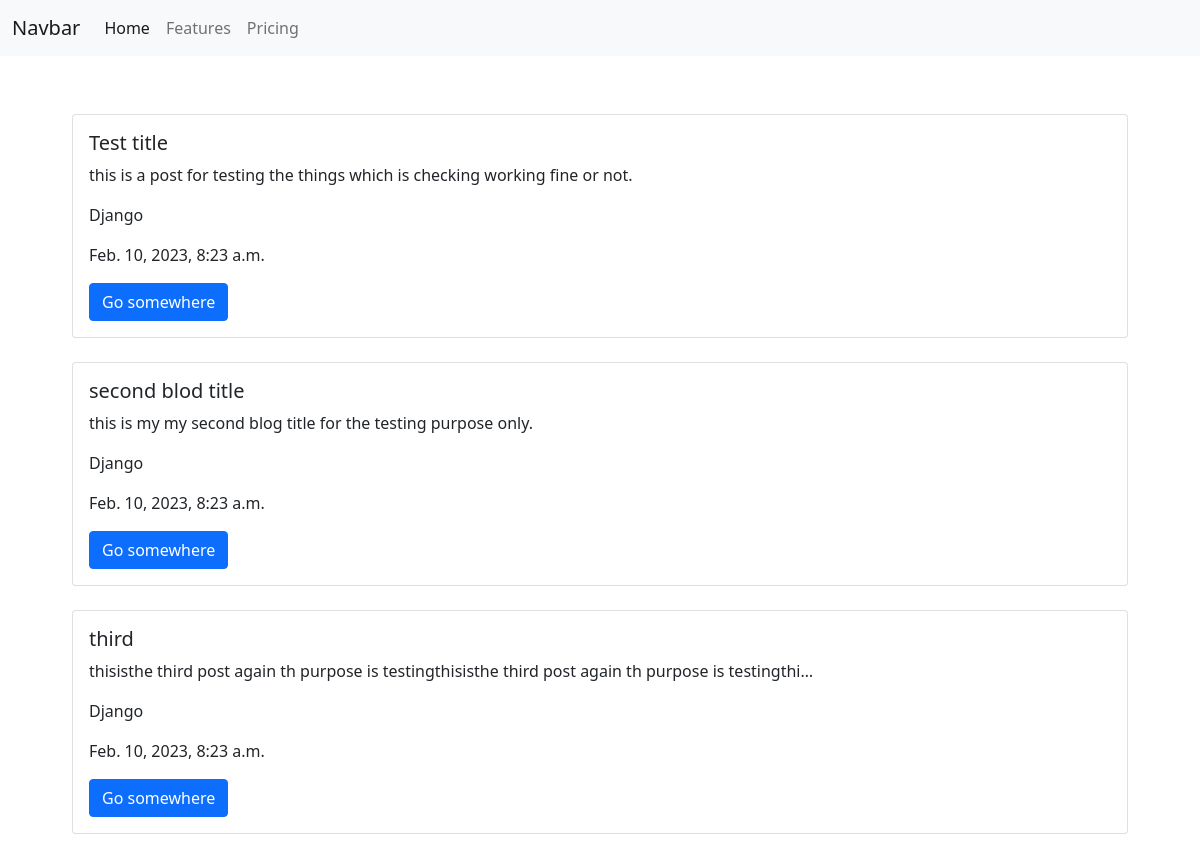
The page /blogpage on the database its author committed.
### blog/models.py (models this page shows)
class BlogContent(models.Model):
    b_no = models.AutoField(primary_key=True)
    title = models.CharField(max_length=50)
    content = models.TextField()
    author  = models.CharField(max_length=100)
    slug = models.CharField(max_length=100)
    timestamp =  models.DateTimeField(blank=True)
    def __str__(self):
        return self.title + ' by ' +self.author

### blog/views.py (the view)
# urls.py: path('blogpage',views.blogpage,name='blogpage'),
def blogpage(request):
    allposts = BlogContent.objects.all()
    print(allposts)
    context={
        'allposts':allposts,
    }
    res = render(request,'blogpage.html',context)
    return res

### templates/blogpage.html (shortened to what this page needs)
{% extends 'base.html' %}
{% block content %}
{% load static %}
<br>
<br>
<link rel="stylesheet" href="{% static 'blog/css/blogpage.css' %}">
<div class="container">
  {% for posts in allposts  %}
    <div class="card">
        <div class="card-body">
          <h5 class="card-title">{{posts.title}}</h5>
          <p class="card-text">{{posts.content | truncatechars:100}}</p>
          <p class="card-text">{{posts.author}}</p>
          <p class="card-text">{{posts.timestamp}}</p>
          <a href="/{{posts.slug}}" class="btn btn-primary">Go somewhere</a>
        </div>
      </div>
      <br>
  {% endfor %}
</div>
{% endblock content %}

### templates/base.html (shortened to what this page needs)
<!doctype html>
<html lang="en">
  <head>
    <link href="https://cdn.jsdelivr.net/npm/bootstrap@5.0.2/dist/css/bootstrap.min.css" rel="stylesheet">
  </head>
  <body>
    <nav class="navbar navbar-expand-lg navbar-light bg-light">
        <div class="container-fluid">
          <a class="navbar-brand" href="#">Navbar</a>
          <div class="collapse navbar-collapse" id="navbarNavDropdown">
            <ul class="navbar-nav">
              <li class="nav-item">
                <a class="nav-link active" aria-current="page" href="#">Home</a>
              </li>
              <li class="nav-item">
                <a class="nav-link" href="#">Features</a>
              </li>
              <li class="nav-item">
                <a class="nav-link" href="#">Pricing</a>
              </li>
            </ul>
          </div>
        </div>
      </nav>
    {% block content %}{% endblock content %}
  </body>
</html>

### static/blog/css/blogpage.css (style rules this page uses)
.container { width:90%; margin:10px auto; }

### rows shown on the page
BlogContent: title "Test title", content "this is a post for testing the things which is checking working fine or not.", author "Django", timestamp "Feb. 10, 2023, 8:23 a.m."
BlogContent: title "second blod title", content "this is my my second blog title for the testing purpose only.", author "Django", timestamp "Feb. 10, 2023, 8:23 a.m."
BlogContent: title "third", content "thisisthe third post again th purpose is testingthisisthe third post again th purpose is testingthi…", author "Django", timestamp "Feb. 10, 2023, 8:23 a.m."
